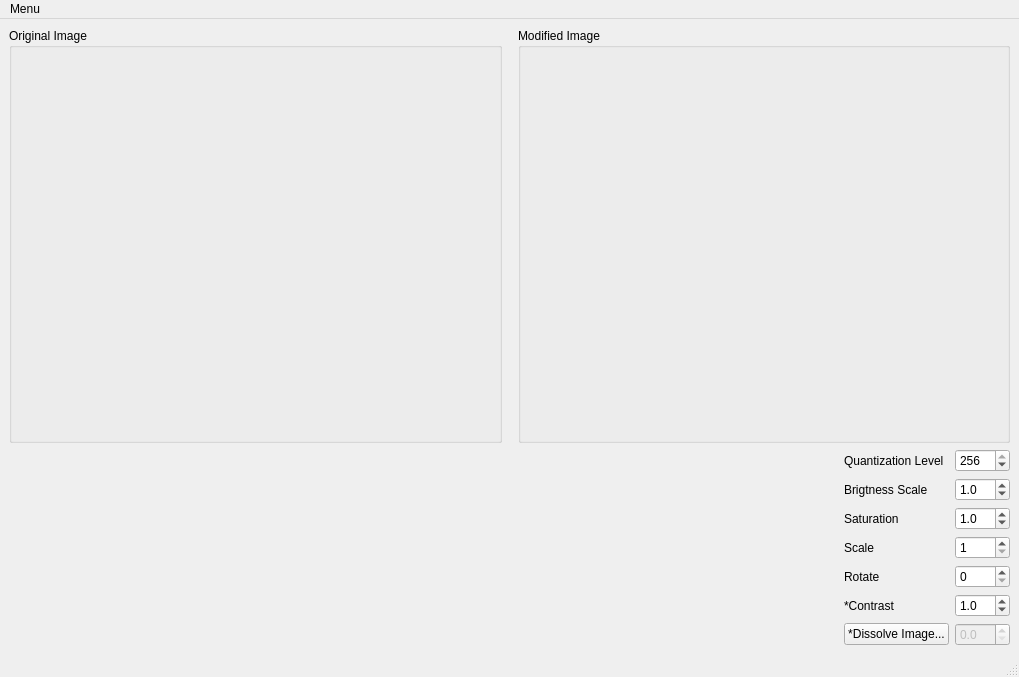
<?xml version="1.0" encoding="UTF-8"?>
<ui version="4.0">
 <class>MainWindow</class>
 <widget class="QMainWindow" name="MainWindow">
  <property name="geometry">
   <rect>
    <x>0</x>
    <y>0</y>
    <width>1019</width>
    <height>677</height>
   </rect>
  </property>
  <property name="windowTitle">
   <string>CPSC453 - A1 - Yunus Can Emre</string>
  </property>
  <widget class="QWidget" name="centralwidget">
   <layout class="QVBoxLayout" name="verticalLayout_3">
    <item>
     <layout class="QHBoxLayout" name="horizontalLayout">
      <item>
       <widget class="QGroupBox" name="originalImgBox">
        <property name="title">
         <string>Original Image</string>
        </property>
        <layout class="QVBoxLayout" name="verticalLayout">
         <item>
          <widget class="QWidget" name="origImgContainerWidget" native="true"/>
         </item>
        </layout>
       </widget>
      </item>
      <item>
       <spacer name="horizontalSpacer">
        <property name="orientation">
         <enum>Qt::Horizontal</enum>
        </property>
        <property name="sizeType">
         <enum>QSizePolicy::Fixed</enum>
        </property>
        <property name="sizeHint" stdset="0">
         <size>
          <width>10</width>
          <height>20</height>
         </size>
        </property>
       </spacer>
      </item>
      <item>
       <widget class="QGroupBox" name="modifiedImageBox">
        <property name="title">
         <string>Modified Image</string>
        </property>
        <layout class="QVBoxLayout" name="verticalLayout_2">
         <item>
          <widget class="QWidget" name="modImgContainerWidget" native="true"/>
         </item>
        </layout>
       </widget>
      </item>
     </layout>
    </item>
    <item>
     <layout class="QGridLayout" name="gridLayout">
      <item row="2" column="0">
       <spacer name="horizontalSpacer_4">
        <property name="orientation">
         <enum>Qt::Horizontal</enum>
        </property>
        <property name="sizeHint" stdset="0">
         <size>
          <width>40</width>
          <height>20</height>
         </size>
        </property>
       </spacer>
      </item>
      <item row="1" column="0">
       <spacer name="horizontalSpacer_3">
        <property name="orientation">
         <enum>Qt::Horizontal</enum>
        </property>
        <property name="sizeHint" stdset="0">
         <size>
          <width>40</width>
          <height>20</height>
         </size>
        </property>
       </spacer>
      </item>
      <item row="1" column="1">
       <widget class="QLabel" name="label_2">
        <property name="text">
         <string>Brigtness Scale</string>
        </property>
       </widget>
      </item>
      <item row="1" column="2">
       <widget class="QDoubleSpinBox" name="brightnessEntry">
        <property name="keyboardTracking">
         <bool>false</bool>
        </property>
        <property name="decimals">
         <number>1</number>
        </property>
        <property name="minimum">
         <double>0.000000000000000</double>
        </property>
        <property name="maximum">
         <double>50.000000000000000</double>
        </property>
        <property name="singleStep">
         <double>0.100000000000000</double>
        </property>
        <property name="value">
         <double>1.000000000000000</double>
        </property>
       </widget>
      </item>
      <item row="6" column="1">
       <widget class="QPushButton" name="dissolveSelect">
        <property name="text">
         <string>*Dissolve Image...</string>
        </property>
       </widget>
      </item>
      <item row="2" column="1">
       <widget class="QLabel" name="label_3">
        <property name="text">
         <string>Saturation</string>
        </property>
       </widget>
      </item>
      <item row="6" column="2">
       <widget class="QDoubleSpinBox" name="dissolveEntry">
        <property name="enabled">
         <bool>false</bool>
        </property>
        <property name="keyboardTracking">
         <bool>false</bool>
        </property>
        <property name="decimals">
         <number>1</number>
        </property>
        <property name="maximum">
         <double>1.000000000000000</double>
        </property>
        <property name="singleStep">
         <double>0.100000000000000</double>
        </property>
       </widget>
      </item>
      <item row="5" column="1">
       <widget class="QLabel" name="label_4">
        <property name="text">
         <string>*Contrast</string>
        </property>
       </widget>
      </item>
      <item row="5" column="2">
       <widget class="QDoubleSpinBox" name="contrastEntry">
        <property name="keyboardTracking">
         <bool>false</bool>
        </property>
        <property name="decimals">
         <number>1</number>
        </property>
        <property name="minimum">
         <double>-10.000000000000000</double>
        </property>
        <property name="maximum">
         <double>50.000000000000000</double>
        </property>
        <property name="singleStep">
         <double>0.100000000000000</double>
        </property>
        <property name="value">
         <double>1.000000000000000</double>
        </property>
       </widget>
      </item>
      <item row="2" column="2">
       <widget class="QDoubleSpinBox" name="saturationEntry">
        <property name="keyboardTracking">
         <bool>false</bool>
        </property>
        <property name="decimals">
         <number>1</number>
        </property>
        <property name="minimum">
         <double>-10.000000000000000</double>
        </property>
        <property name="maximum">
         <double>50.000000000000000</double>
        </property>
        <property name="singleStep">
         <double>0.100000000000000</double>
        </property>
        <property name="value">
         <double>1.000000000000000</double>
        </property>
       </widget>
      </item>
      <item row="5" column="0">
       <spacer name="horizontalSpacer_5">
        <property name="orientation">
         <enum>Qt::Horizontal</enum>
        </property>
        <property name="sizeHint" stdset="0">
         <size>
          <width>40</width>
          <height>20</height>
         </size>
        </property>
       </spacer>
      </item>
      <item row="0" column="1">
       <widget class="QLabel" name="label">
        <property name="text">
         <string>Quantization Level</string>
        </property>
       </widget>
      </item>
      <item row="0" column="2">
       <widget class="QSpinBox" name="quantizationEntry">
        <property name="keyboardTracking">
         <bool>false</bool>
        </property>
        <property name="minimum">
         <number>2</number>
        </property>
        <property name="maximum">
         <number>256</number>
        </property>
        <property name="value">
         <number>256</number>
        </property>
       </widget>
      </item>
      <item row="0" column="0">
       <spacer name="horizontalSpacer_2">
        <property name="orientation">
         <enum>Qt::Horizontal</enum>
        </property>
        <property name="sizeHint" stdset="0">
         <size>
          <width>40</width>
          <height>20</height>
         </size>
        </property>
       </spacer>
      </item>
      <item row="3" column="2">
       <widget class="QSpinBox" name="scaleEntry">
        <property name="keyboardTracking">
         <bool>false</bool>
        </property>
        <property name="minimum">
         <number>1</number>
        </property>
        <property name="maximum">
         <number>5</number>
        </property>
        <property name="value">
         <number>1</number>
        </property>
       </widget>
      </item>
      <item row="3" column="1">
       <widget class="QLabel" name="label_5">
        <property name="text">
         <string>Scale</string>
        </property>
       </widget>
      </item>
      <item row="3" column="0">
       <spacer name="horizontalSpacer_6">
        <property name="orientation">
         <enum>Qt::Horizontal</enum>
        </property>
        <property name="sizeHint" stdset="0">
         <size>
          <width>40</width>
          <height>20</height>
         </size>
        </property>
       </spacer>
      </item>
      <item row="4" column="2">
       <widget class="QSpinBox" name="rotationEntry">
        <property name="keyboardTracking">
         <bool>false</bool>
        </property>
        <property name="maximum">
         <number>360</number>
        </property>
        <property name="singleStep">
         <number>1</number>
        </property>
       </widget>
      </item>
      <item row="4" column="1">
       <widget class="QLabel" name="label_6">
        <property name="text">
         <string>Rotate</string>
        </property>
       </widget>
      </item>
      <item row="4" column="0">
       <spacer name="horizontalSpacer_7">
        <property name="orientation">
         <enum>Qt::Horizontal</enum>
        </property>
        <property name="sizeHint" stdset="0">
         <size>
          <width>40</width>
          <height>20</height>
         </size>
        </property>
       </spacer>
      </item>
     </layout>
    </item>
   </layout>
  </widget>
  <widget class="QStatusBar" name="statusbar"/>
  <widget class="QMenuBar" name="menuBar">
   <property name="geometry">
    <rect>
     <x>0</x>
     <y>0</y>
     <width>1019</width>
     <height>27</height>
    </rect>
   </property>
   <widget class="QMenu" name="menuSelection">
    <property name="title">
     <string>Menu</string>
    </property>
    <addaction name="actionOpenImage"/>
    <addaction name="actionSaveImage"/>
    <addaction name="actionExit"/>
   </widget>
   <addaction name="menuSelection"/>
  </widget>
  <action name="actionOpenImage">
   <property name="text">
    <string>Open BMP Image...</string>
   </property>
  </action>
  <action name="actionSaveImage">
   <property name="text">
    <string>Save BMP Image...</string>
   </property>
  </action>
  <action name="actionExit">
   <property name="text">
    <string>Exit</string>
   </property>
  </action>
 </widget>
 <resources/>
 <connections/>
</ui>
